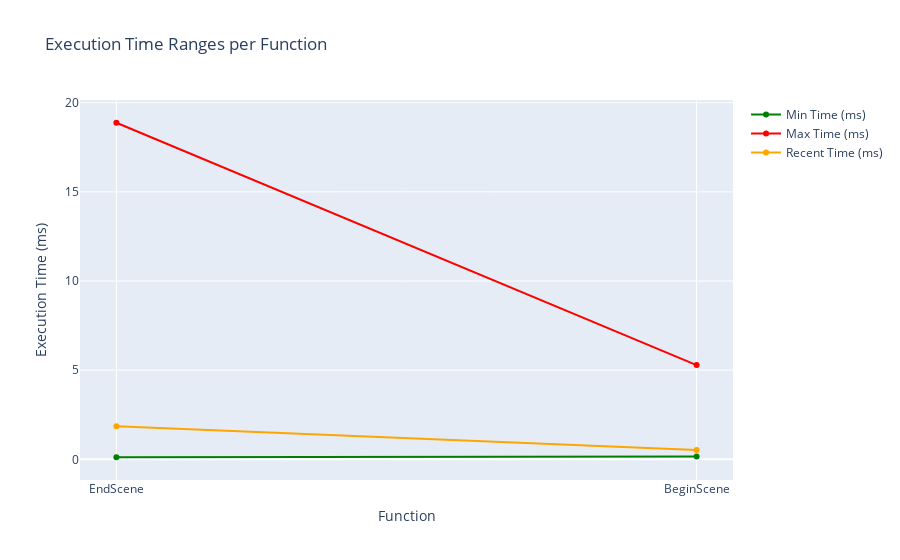

The notebook cell this image was saved under:
### Code cell
fig2.show()

### Figure 1 — Plotly figure (JSON) as saved in the notebook; plotly's stock layout.template omitted (floating-point values rounded to 4 significant figures)
{"data": [{"marker": {"color": "green"}, "mode": "markers+lines", "name": "Min Time (ms)", "type": "scatter", "x": ["EndScene", "BeginScene"], "y": [0.1159, 0.1555]}, {"marker": {"color": "red"}, "mode": "markers+lines", "name": "Max Time (ms)", "type": "scatter", "x": ["EndScene", "BeginScene"], "y": [18.88, 5.283]}, {"marker": {"color": "orange"}, "mode": "markers+lines", "name": "Recent Time (ms)", "type": "scatter", "x": ["EndScene", "BeginScene"], "y": [1.856, 0.5167]}], "layout": {"hovermode": "x unified", "title": {"text": "Execution Time Ranges per Function"}, "xaxis": {"title": {"text": "Function"}}, "yaxis": {"title": {"text": "Execution Time (ms)"}}}}
